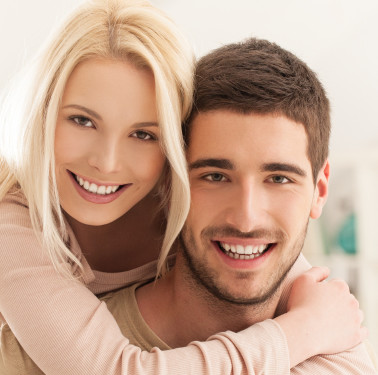
#> input picture tests/we.jpg, 378 x 375 px, given in place of the camera
$ python getFaceForEmotion.py
#> lines starting #> are read from the running program, lines starting #| are printed output that depends on the picture
### src/lbpDetectFace.py
import numpy as np
import cv2
import math


def detect_faces(f_cascade, colored_img, scale_factor=1.1):
    img_copy = np.copy(colored_img)
    # convert to gray
    gray = cv2.cvtColor(img_copy, cv2.COLOR_BGR2GRAY)

    faces = f_cascade.detectMultiScale(gray, scaleFactor=scale_factor, minNeighbors=6)
    return faces


# [70 lines left out: functions crop_rot_images, rotate_img, draw_faces, draw_tilt_faces, rotate_point, not called in this run]


def get_largest_face(img, faces, draw_face=False, return_face=False):
    # draw and crop largest face
    largest_face = 0
    a = b = c = d = 0
    for (x, y, w, h) in faces:
        if (w * h) >= largest_face:
            largest_face = w * h
            a = x
            b = y
            c = w
            d = h
    if draw_face:
        cv2.rectangle(img, (a, b), (a + c, b + d), (0, 255, 0), 2)

    crop_img = img[b:b + d, a:a + c]
    if return_face:
        return crop_img, a, b, a +c, b + d
    else:
        return crop_img

### tests/getFaceForEmotion.py
import cv2

from src.lbpDetectFace import detect_faces, draw_faces, get_largest_face

lbp_face_cascade = cv2.CascadeClassifier('../data/lbpcascade_frontalface.xml')

cv2.namedWindow("exit on ESC")
vc = cv2.VideoCapture(0)
frame = 0
if vc.isOpened():  # try to get the first frame
    rval, frame = vc.read()
#> frame is the input picture: shape (375, 378, 3); mean B, G, R 144.8, 164.7, 197.8
else:
    rval = False

f = frame

while rval:
    cv2.imshow("exit on ESC", cv2.flip(f, 1))
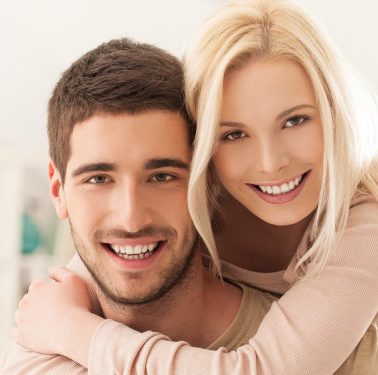
#> window 'exit on ESC': shape (375, 378, 3); mean B, G, R 144.8, 164.7, 197.8
    rval, frame = vc.read()
    temp = get_largest_face(frame, detect_faces(lbp_face_cascade, frame), draw_face=True)
#> in detect_faces, `gray = cv2.cvtColor(img_copy, cv2.COLOR_BGR2GRAY)`:
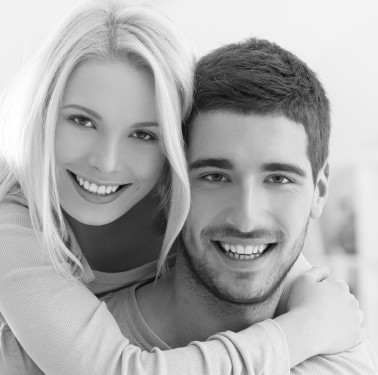
#> gray: shape (375, 378); min 1, max 255, mean 172.4
#> in detect_faces, `faces = f_cascade.detectMultiScale(gray, scaleFactor=scale_factor, min..`: faces = [[159, 110, 179, 179], [32, 65, 164, 164]]
#> in get_largest_face, `largest_face = 0`: largest_face = 0
#> the loop in get_largest_face, `for (x, y, w, h) in faces:` made 2 passes
#> (x, y, w, h, largest_face, a, b, c) on pass 1: (159, 110, 179, 179, 32041, 159, 110, 179)
#> after the loop in get_largest_face, `for (x, y, w, h) in faces:`: a = 159; b = 110; c = 179; largest_face = 32041
#> in get_largest_face, `crop_img = img[b:b + d, a:a + c]`:
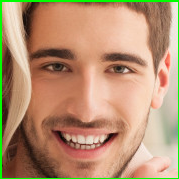
#> crop_img: shape (179, 179, 3); mean B, G, R 113.7, 145.5, 182.2
    if temp.shape != (0, 0, 3):
        f = frame
    key = cv2.waitKey(20)
#> (key Esc is pressed here)
    if key == 27:  # exit on ESC
        break
cv2.destroyWindow("exit on ESC")
cv2.VideoCapture.release(vc)
